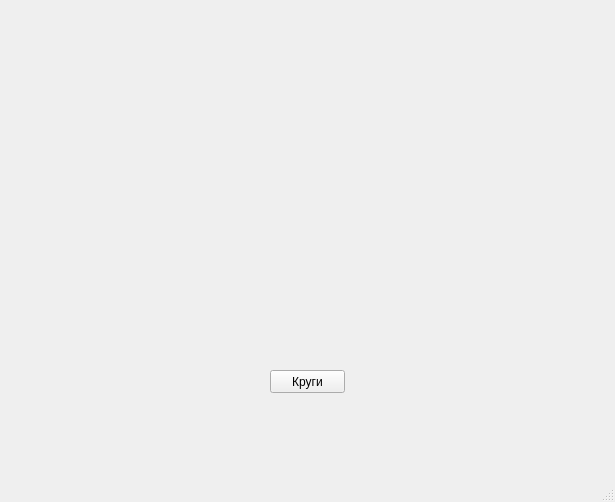
<?xml version="1.0" encoding="UTF-8"?>
<ui version="4.0">
 <class>Circles</class>
 <widget class="QMainWindow" name="Circles">
  <property name="geometry">
   <rect>
    <x>0</x>
    <y>0</y>
    <width>615</width>
    <height>502</height>
   </rect>
  </property>
  <property name="windowTitle">
   <string>MainWindow</string>
  </property>
  <widget class="QWidget" name="centralwidget">
   <widget class="QPushButton" name="make_circle">
    <property name="geometry">
     <rect>
      <x>270</x>
      <y>370</y>
      <width>75</width>
      <height>23</height>
     </rect>
    </property>
    <property name="text">
     <string>Круги</string>
    </property>
   </widget>
  </widget>
  <widget class="QMenuBar" name="menubar">
   <property name="geometry">
    <rect>
     <x>0</x>
     <y>0</y>
     <width>615</width>
     <height>21</height>
    </rect>
   </property>
  </widget>
  <widget class="QStatusBar" name="statusbar"/>
 </widget>
 <resources/>
 <connections/>
</ui>
